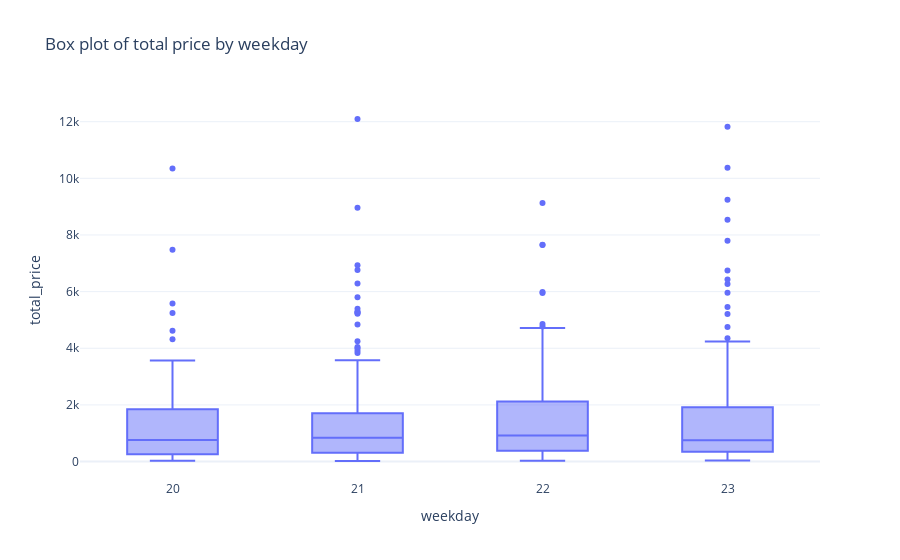

Notebook code for this chart:
### Code cell
# Now let’s have a look at the distribution of total prices by weekday using a box plot:
fig = px.box(data,x="weekday",y="total_price",title="Box plot of total price by weekday")
fig.show()

### Figure 1 — Plotly figure (JSON) as saved in the notebook; plotly's stock layout.template omitted (floating-point values rounded to 4 significant figures; data arrays with more than 128 entries replaced by an {"elided": "..."} marker saying what was removed)
{"data": [{"alignmentgroup": "True", "hovertemplate": "weekday=%{x}<br>total_price=%{y}<extra></extra>", "legendgroup": "", "marker": {"color": "#636efa"}, "name": "", "notched": false, "offsetgroup": "", "orientation": "v", "showlegend": false, "type": "box", "x": {"elided": "676 int values"}, "x0": " ", "xaxis": "x", "y": {"elided": "676 float values"}, "y0": " ", "yaxis": "y"}], "layout": {"boxmode": "group", "legend": {"tracegroupgap": 0}, "title": {"text": "Box plot of total price by weekday"}, "xaxis": {"anchor": "y", "domain": [0, 1], "title": {"text": "weekday"}}, "yaxis": {"anchor": "x", "domain": [0, 1], "title": {"text": "total_price"}}}}
